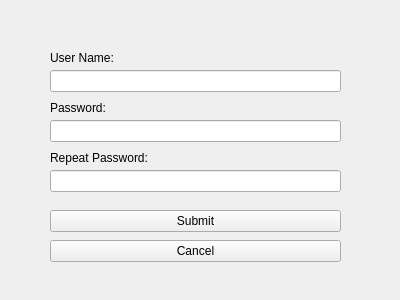
<?xml version="1.0" encoding="UTF-8"?>
<ui version="4.0">
 <class>CRegisterUserForm</class>
 <widget class="QDialog" name="CRegisterUserForm">
  <property name="geometry">
   <rect>
    <x>0</x>
    <y>0</y>
    <width>400</width>
    <height>300</height>
   </rect>
  </property>
  <property name="windowTitle">
   <string>Dialog</string>
  </property>
  <widget class="QLineEdit" name="lE_userName">
   <property name="geometry">
    <rect>
     <x>50</x>
     <y>70</y>
     <width>291</width>
     <height>22</height>
    </rect>
   </property>
  </widget>
  <widget class="QLineEdit" name="lE_password">
   <property name="geometry">
    <rect>
     <x>50</x>
     <y>120</y>
     <width>291</width>
     <height>22</height>
    </rect>
   </property>
   <property name="echoMode">
    <enum>QLineEdit::Password</enum>
   </property>
  </widget>
  <widget class="QLabel" name="lB_password">
   <property name="geometry">
    <rect>
     <x>50</x>
     <y>100</y>
     <width>71</width>
     <height>16</height>
    </rect>
   </property>
   <property name="text">
    <string>Password:</string>
   </property>
  </widget>
  <widget class="QLabel" name="lB_userName">
   <property name="geometry">
    <rect>
     <x>50</x>
     <y>50</y>
     <width>81</width>
     <height>16</height>
    </rect>
   </property>
   <property name="text">
    <string>User Name:</string>
   </property>
  </widget>
  <widget class="QLineEdit" name="lE_passwordRepeat">
   <property name="geometry">
    <rect>
     <x>50</x>
     <y>170</y>
     <width>291</width>
     <height>22</height>
    </rect>
   </property>
   <property name="echoMode">
    <enum>QLineEdit::Password</enum>
   </property>
  </widget>
  <widget class="QLabel" name="lB_passwordRepeat">
   <property name="geometry">
    <rect>
     <x>50</x>
     <y>150</y>
     <width>121</width>
     <height>16</height>
    </rect>
   </property>
   <property name="text">
    <string>Repeat Password:</string>
   </property>
  </widget>
  <widget class="QPushButton" name="pB_submit">
   <property name="geometry">
    <rect>
     <x>50</x>
     <y>210</y>
     <width>291</width>
     <height>22</height>
    </rect>
   </property>
   <property name="focusPolicy">
    <enum>Qt::NoFocus</enum>
   </property>
   <property name="text">
    <string>Submit</string>
   </property>
  </widget>
  <widget class="QPushButton" name="pB_cancel">
   <property name="geometry">
    <rect>
     <x>50</x>
     <y>240</y>
     <width>291</width>
     <height>22</height>
    </rect>
   </property>
   <property name="focusPolicy">
    <enum>Qt::NoFocus</enum>
   </property>
   <property name="text">
    <string>Cancel</string>
   </property>
  </widget>
 </widget>
 <resources/>
 <connections/>
</ui>
